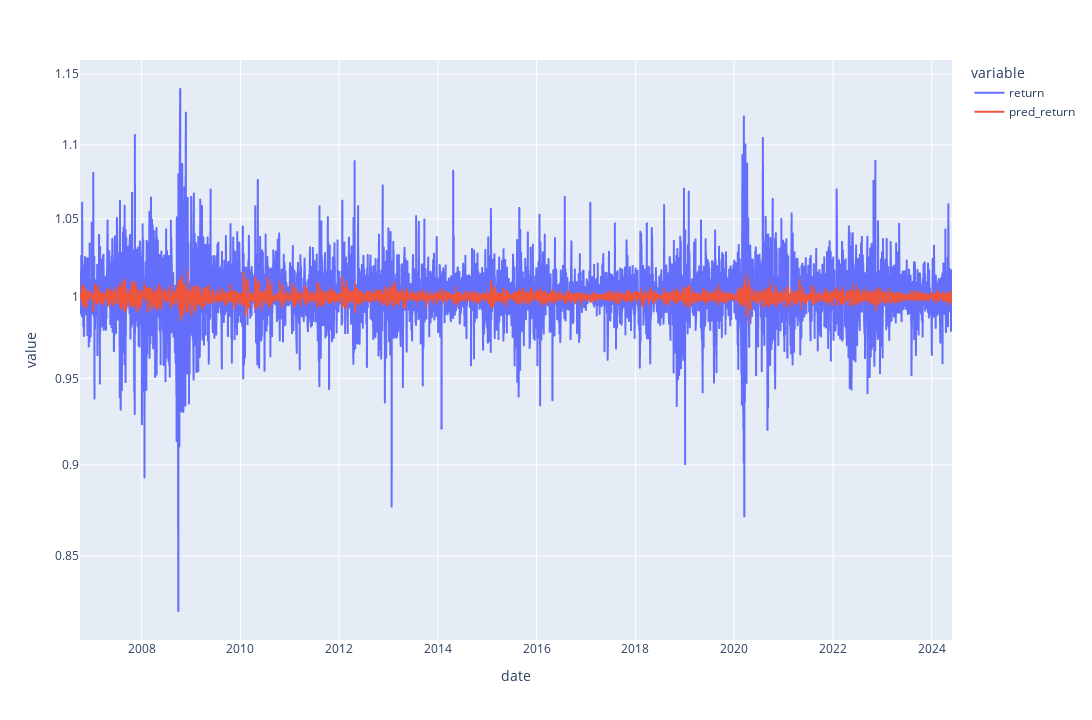

Notebook cell for this chart:
### Code cell
plx.line(
    data_frame=final_df[['return', 'pred_return']].melt(ignore_index=False).reset_index(),
    x='date',
    y='value',
    color='variable',
    height=720,
    width=1280,
    log_y=True
)

### Figure 1 — Plotly figure (JSON) as saved in the notebook; plotly's stock layout.template omitted (floating-point values rounded to 4 significant figures; data arrays with more than 128 entries replaced by an {"elided": "..."} marker saying what was removed)
{"data": [{"hovertemplate": "variable=return<br>date=%{x}<br>value=%{y}<extra></extra>", "legendgroup": "return", "line": {"color": "#636efa", "dash": "solid"}, "marker": {"symbol": "circle"}, "mode": "lines", "name": "return", "showlegend": true, "type": "scattergl", "x": {"elided": "4436 str values"}, "xaxis": "x", "y": {"elided": "4436 float values"}, "yaxis": "y"}, {"hovertemplate": "variable=pred_return<br>date=%{x}<br>value=%{y}<extra></extra>", "legendgroup": "pred_return", "line": {"color": "#EF553B", "dash": "solid"}, "marker": {"symbol": "circle"}, "mode": "lines", "name": "pred_return", "showlegend": true, "type": "scattergl", "x": {"elided": "4436 str values"}, "xaxis": "x", "y": {"elided": "4436 float values"}, "yaxis": "y"}], "layout": {"height": 720, "legend": {"title": {"text": "variable"}, "tracegroupgap": 0}, "margin": {"t": 60}, "width": 1280, "xaxis": {"anchor": "y", "domain": [0, 1], "title": {"text": "date"}}, "yaxis": {"anchor": "x", "domain": [0, 1], "title": {"text": "value"}, "type": "log"}}}
